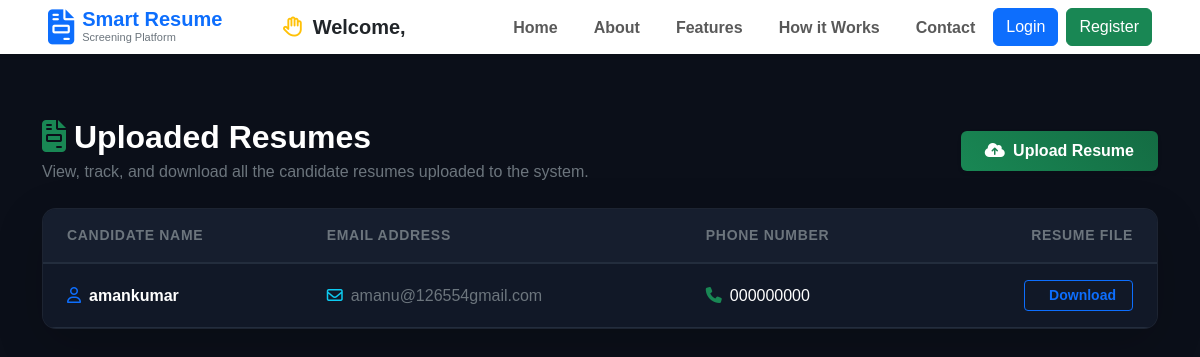
Screenshot of /resume/ with the database file from the repository.
### resumes/models.py (models this page shows, shortened)
class Resume(models.Model):
    name = models.CharField(max_length=200)
    email = models.EmailField()
    phone = models.CharField(max_length=20)
    resume = models.FileField(upload_to='resumes/')
    skills = models.TextField()
    uploaded_at = models.DateTimeField(auto_now_add=True)

### resumes/views.py (the view)
# urls.py: path('', views.resume_list, name='resume_list'),
def resume_list(request):
    resumes = Resume.objects.all()
    return render(
        request,
        'resumes/resume_list.html',
        {'resumes': resumes}
    )

### templates/resumes/resume_list.html (shortened to what this page needs)
{% extends 'base.html' %} {% block content %}
<div class="container mt-5 py-3 text-white">
  <div
    class="d-flex flex-column flex-md-row justify-content-between align-items-md-center mb-4 header-fade"
  >
    <div>
      <h2 class="fw-bold mb-1">
        <i class="fa-solid fa-file-invoice text-success me-2"></i>Uploaded
        Resumes
      </h2>
      <p class="text-secondary mb-0">
        View, track, and download all the candidate resumes uploaded to the
        system.
      </p>
    </div>
    <div class="mt-3 mt-md-0">
      <a
        href="{% url 'upload_resume' %}"
        class="btn btn-success fw-bold px-4 py-2 upload-btn shadow-sm"
      >
        <i class="fa-solid fa-cloud-arrow-up me-1"></i> Upload Resume
      </a>
    </div>
  </div>
  <div class="table-responsive table-card shadow-lg animate-table">
    <table class="table table-dark table-hover mb-0 align-middle">
      <thead>
        <tr>
          <th
            class="ps-4 text-secondary text-uppercase tracking-wider small fw-bold"
          >
            Candidate Name
          </th>
          <th
            class="text-secondary text-uppercase tracking-wider small fw-bold"
          >
            Email Address
          </th>
          <th
            class="text-secondary text-uppercase tracking-wider small fw-bold"
          >
            Phone Number
          </th>
          <th
            class="text-end pe-4 text-secondary text-uppercase tracking-wider small fw-bold"
          >
            Resume File
          </th>
        </tr>
      </thead>
      <tbody>
        {% for r in resumes %}
        <tr class="resume-row" style="--row-index: {{ forloop.counter }}">
          <td class="ps-4 fw-bold text-white">
            <i class="fa-regular fa-user text-primary me-2"></i>{{ r.name }}
          </td>
          <td>
            <a
              href="mailto:{{ r.email }}"
              class="text-secondary text-decoration-none hover-link fw-medium"
            >
              <i class="fa-regular fa-envelope me-2 text-info"></i>{{ r.email }}
            </a>
          </td>
          <td>
            <span class="text-white fw-medium d-inline-block">
              <i class="fa-solid fa-phone text-success me-2"></i>{{ r.phone }}
            </span>
          </td>
          <td class="text-end pe-4">
            <a
              href="{{ r.resume.url }}"
              class="btn btn-outline-primary btn-sm px-3 fw-semibold download-btn"
              download
            >
               Download
            </a>
          </td>
        </tr>
        {% endfor %}
      </tbody>
    </table>
  </div>
</div>
{% endblock %}

### static/css/style.css (style rules this page uses)
body { background:linear-gradient(180deg,#f0f9ff,#ffffff,#eef6ff); font-family:'Poppins',sans-serif; }
* { margin:0; padding:0; box-sizing:border-box; font-family:'Poppins',sans-serif; }
body { background:#f4f8ff; }

### templates/resumes/resume_list.html (style rules this page uses)
body { background-color: #0b0f19 !important; }
.header-fade { animation: rowEntrance 0.5s cubic-bezier(0.16, 1, 0.3, 1) forwards; }
.table-card { background-color: #111827 !important; border: 1px solid rgba(255, 255, 255, 0.05); border-radius: 14px; overflow: hidden; }
.table-dark { --bs-table-bg: #111827 !important; --bs-table-hover-bg: #1f2937 !important; border-color: #232d3d !important; }
.table-dark th { background-color: #161e2e !important; padding-top: 16px; padding-bottom: 16px; border-bottom: 2px solid #232d3d !important; }
.table-dark td { padding-top: 16px; padding-bottom: 16px; transition: background-color 0.2s ease; }
.resume-row { opacity: 0; animation: rowEntrance 0.5s cubic-bezier(0.16, 1, 0.3, 1) forwards; animation-delay: calc(var(--row-index) * 0.06s); }
.upload-btn { background: linear-gradient(45deg, #198754, #146c43); border: none; transition: all 0.3s ease; }
.download-btn { transition: all 0.2s ease; }
.hover-link { transition: color 0.2s ease; }
.tracking-wider { letter-spacing: 0.05em; }

### rows the page displays
Resume: name "amankumar", email "amanu@126554gmail.com", phone "000000000"
